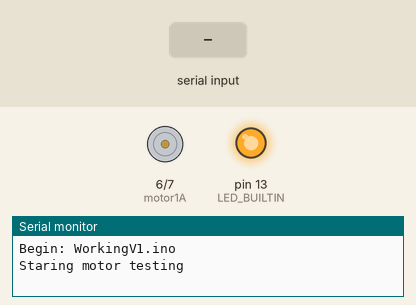
Simulated run of this sketch. Board: Arduino Uno, built with avr-gcc and run on an emulated ATmega328P. Parts: motor-driver pin pairs drawn as motors (green arrow = first pin HIGH = forward, orange = second pin HIGH = backward, longer = more drive), output pins drawn as LEDs (lit = HIGH), the last lines printed to the serial monitor. The test bench sets the inputs (shaded band).

Above: at 0.1 s.
At 4.5 s:
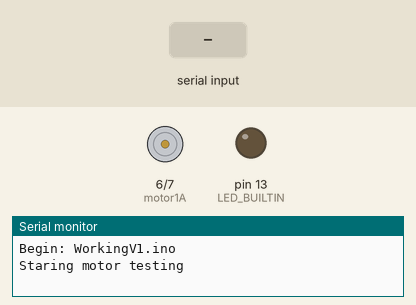
4.6 s: "a" received over Serial
At 4.76 s:
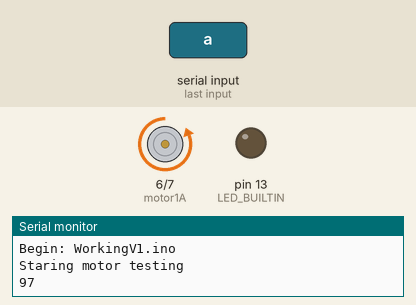
Timing chart, 0 to 7.6 s (numbered marks = the images above; inputs shaded):
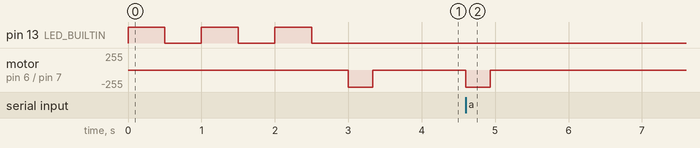

The sketch:

WorkingV1.ino
```cpp
#include <RTClib.h>

#include <CPE123_Fall16.h>

// Just tests a motor, no other hardware needed

const int motor1A = 6;
const int motor1B = 7;

unsigned long real60M = 1000UL * 60 * 60;
int delay30S = 1000 * 30;
unsigned long adjusted60M = (real60M - delay30S) - 4000;
//int delay5S = 1000 * 5;

// Code from CircuitDigest to Read from Serial XBEE Communication
int received = 0;
int i;
/////

void setup() {
  // put your setup code here, to run once:
  Serial.begin(9600);

  Serial.print("Begin: ");
  Serial.println(__FILE__);

   // Initalize the pins for output
   pinMode(motor1A, OUTPUT);
   pinMode(motor1B, OUTPUT);

    // Stop the motor
   analogWrite(motor1A, 0);
   analogWrite(motor1B, 0);

   Serial.println("Staring motor testing");

   pinMode(LED_BUILTIN, OUTPUT);

   blinkInternal();

   feedBirds();

  }

// Runs motors for 2 seconds (2000ms)
void feedBirds(){
  analogWrite(motor1A, 0);
  analogWrite(motor1B, 250);

  delay(333);

  analogWrite(motor1A, 0);
  analogWrite(motor1B, 0);

}

void blinkInternal(){
  digitalWrite(LED_BUILTIN, HIGH);
  delay(500);
  digitalWrite(LED_BUILTIN, LOW);
  delay(500);

  digitalWrite(LED_BUILTIN, HIGH);
  delay(500);
  digitalWrite(LED_BUILTIN, LOW);
  delay(500);

  digitalWrite(LED_BUILTIN, HIGH);
  delay(500);
  digitalWrite(LED_BUILTIN, LOW);
  delay(500);

}

void loop() {
  // put your main code here, to run repeatedly:
    if (Serial.available() > 0) {
      //blinkInternal();

      received = Serial.read();
      Serial.print(received);
      if (received == 'a'){

        feedBirds();
      }
    }

}
```

CPE123_Fall16.h
```cpp
// Writing by Hugh Smith - 9/2016
//  version 4
//
// Timer, LED, Button and support functions

#ifndef MYCLASSES4_H
#define MYCLASSES4_H

#include "Arduino.h"

// support functions
void printLibVersion(Stream & aStream = Serial);
void setupMessage(const char * file, Stream & aStream = Serial);
template<typename T> void printPair(char * aString, T & aValue, int newLine = true);
void serialPrintf(const char * format, ...);
void serialPrintf(Stream & aStream, const char * format, ...);
void printVolts(int aPin, Stream & aStream = Serial);

// template must be in .h - known problem with ardruino preprocessor
template<typename T> void printPair(char * aString, T & aValue, int newLine)
 {
	Serial.print(aString);

	 if (newLine == true)
	 {
		 Serial.println(aValue);
	 }
	 else
	 {
		 Serial.print(aValue);
	 }
 }


// MSTimer enums
enum {MSTIMER_DONE, DELAYING};

class MSTimer {

 private:
  unsigned long msDuration;
  unsigned long start_time;
  int msDelayState;
  void reset(uint32_t ms_duration);

 public:
  MSTimer();
  MSTimer(uint32_t ms_duration);
  void set(uint32_t ms_duration);
  unsigned long remaining();
  int done();

};

// Led enums
enum {ON_BLINK, OFF_BLINK_SHORT, OFF_BLINK_LONG, BLINKING_OFF};

class Led {
  private:
    unsigned char pin;

    unsigned long durationOn;
	unsigned long shortDurationOff;
	unsigned long longDurationOff;
    int blinkState;
	int numRepeatBlinks;
	int repeatCount;
    MSTimer ledDelay;

    // only used internally
	void initLed();

   public:
    Led(int ledPin);
	Led();
	void initPin(int ledPin);
    void on();
    void off();
    void update();
	void numberedBlinkOn(int repeatsOn = 2, uint32_t durationOn = 500, uint32_t shortDurationOff = 200, uint32_t longDurationOff = 1000);
    void blinkOn(unsigned long aDuration = 1000);

};


// Button enums
enum {PUSH_START, PUSH_WAITING};
enum {DUR_START, DUR_WAITING, DUR_TIME};

class Button
{

 private:
  int pin;

  // isPushed variables
  int pushState;
  MSTimer pushTimer;

  // duration variables
  int durState;
  unsigned long durStart;
  MSTimer durTimer;

 public:
  Button(int buttonPin);
  int wasPushed();
  int isPushed();
  unsigned long duration();
};

#endif
```

Measured:
- after the input at 4.6 s, motor on pin 6 (motor1A) / pin 7 (motor1B): stopped → backward 255/255 at once, → stopped 0.33 s later
